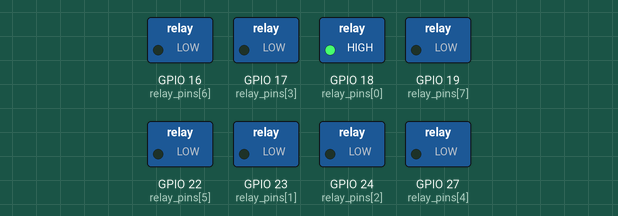
Recording of a program running on a simulated Raspberry Pi (BCM pin numbers). On the bench: switched loads named in the program (green lamp = pin HIGH). At 6.4 s the program stops and its outputs stay as they are.

Above: at 0.1 s.
At 0.7 s:
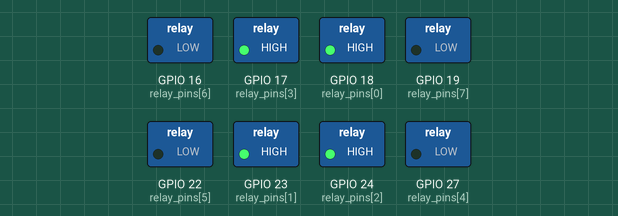
At 1.5 s:
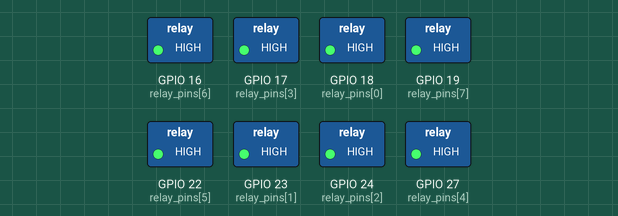
At 3.1 s:
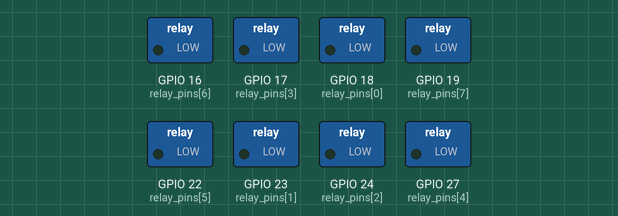
At 4.5 s:
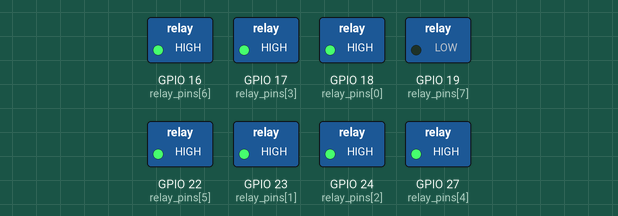
At 6.1 s:
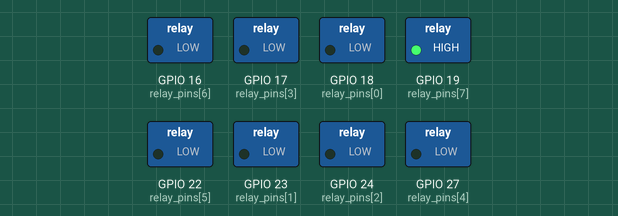
Timing chart, 0 to 7.4 s (numbered marks = the images above):
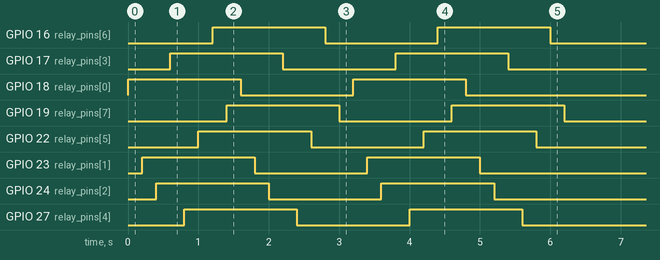

Measured:
- by itself, GPIO 18 (relay_pins[0]), GPIO 23 (relay_pins[1]): alternates HIGH for 1.6 s and LOW for 1.6 s, 4 changes in all, then stays LOW
- by itself, GPIO 16 (relay_pins[6]), GPIO 17 (relay_pins[3]), GPIO 19 (relay_pins[7]), GPIO 22 (relay_pins[5]), GPIO 24 (relay_pins[2]), GPIO 27 (relay_pins[4]): alternates HIGH for 1.6 s and LOW for 1.6 s

The program:

relay.py
```python
#!/usr/bin/python3

import RPi.GPIO as GPIO
import time

relay_pins = [18, 23, 24, 17, 27, 22, 16, 19]

GPIO.setmode(GPIO.BCM)
for pin in relay_pins:
    GPIO.setup(pin, GPIO.OUT)

# Play with relay
T = 2
while T:
    for pin in relay_pins:
        GPIO.output(pin, GPIO.HIGH)
        time.sleep(0.2)

    for pin in relay_pins:
        GPIO.output(pin, GPIO.LOW)
        time.sleep(0.2)

    T -= 1

GPIO.cleanup()
```
